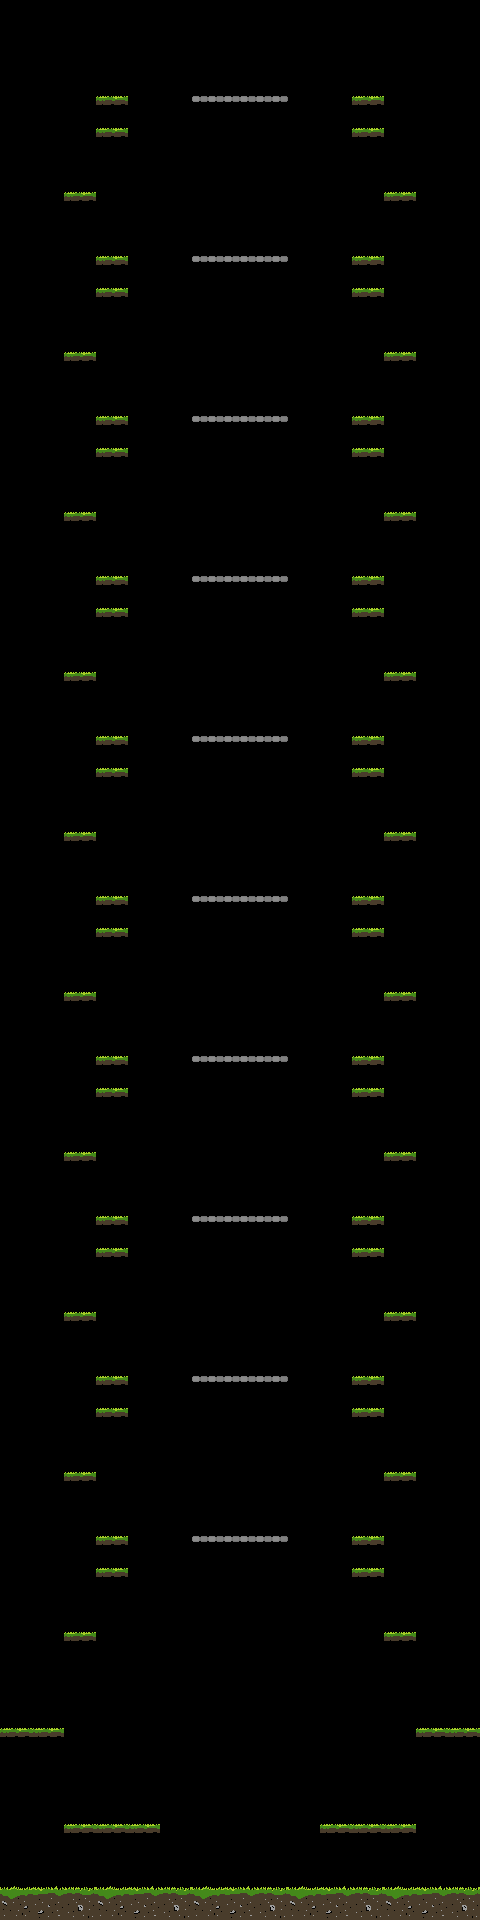

A 2D game scene composited from a Tiled map and its tileset images. What follows is a short description and the map's XML, with every tile layer's data as written:
An orthogonal 15x60 tile map with 32x32 px tiles, 1 tile layer (Tile Layer 1) and 5 objects.

<map version="1.0" tiledversion="1.1.5" orientation="orthogonal" renderorder="right-down" width="15" height="60" tilewidth="32" tileheight="32" infinite="0" nextobjectid="1">
 <tileset firstgid="1" name="leaper_tiles" tilewidth="32" tileheight="32" tilecount="10" columns="5">
  <image source="leaper_tiles.png" width="160" height="64" />
  <tile id="3">
   <objectgroup draworder="index">
    <object id="1" x="0" y="0" width="32" height="9" />
   </objectgroup>
  </tile>
  <tile id="4">
   <objectgroup draworder="index">
    <object id="1" x="0" y="0" width="32" height="6" />
   </objectgroup>
  </tile>
  <tile id="5">
   <objectgroup draworder="index">
    <object id="1" x="0" y="0" width="32" height="32" />
   </objectgroup>
  </tile>
  <tile id="6">
   <objectgroup draworder="index">
    <object id="1" x="0" y="0" width="32" height="32" />
   </objectgroup>
  </tile>
  <tile id="7">
   <objectgroup draworder="index">
    <object id="1" x="0" y="0" width="32" height="32" />
   </objectgroup>
  </tile>
 </tileset>
 <layer name="Tile Layer 1" width="15" height="60">
  <data encoding="csv">
0,0,0,0,0,0,0,0,0,0,0,0,0,0,0,
0,0,0,0,0,0,0,0,0,0,0,0,0,0,0,
0,0,0,0,0,0,0,0,0,0,0,0,0,0,0,
0,0,0,4,0,0,5,5,5,0,0,4,0,0,0,
0,0,0,4,0,0,0,0,0,0,0,4,0,0,0,
0,0,0,0,0,0,0,0,0,0,0,0,0,0,0,
0,0,4,0,0,0,0,0,0,0,0,0,4,0,0,
0,0,0,0,0,0,0,0,0,0,0,0,0,0,0,
0,0,0,4,0,0,5,5,5,0,0,4,0,0,0,
0,0,0,4,0,0,0,0,0,0,0,4,0,0,0,
0,0,0,0,0,0,0,0,0,0,0,0,0,0,0,
0,0,4,0,0,0,0,0,0,0,0,0,4,0,0,
0,0,0,0,0,0,0,0,0,0,0,0,0,0,0,
0,0,0,4,0,0,5,5,5,0,0,4,0,0,0,
0,0,0,4,0,0,0,0,0,0,0,4,0,0,0,
0,0,0,0,0,0,0,0,0,0,0,0,0,0,0,
0,0,4,0,0,0,0,0,0,0,0,0,4,0,0,
0,0,0,0,0,0,0,0,0,0,0,0,0,0,0,
0,0,0,4,0,0,5,5,5,0,0,4,0,0,0,
0,0,0,4,0,0,0,0,0,0,0,4,0,0,0,
0,0,0,0,0,0,0,0,0,0,0,0,0,0,0,
0,0,4,0,0,0,0,0,0,0,0,0,4,0,0,
0,0,0,0,0,0,0,0,0,0,0,0,0,0,0,
0,0,0,4,0,0,5,5,5,0,0,4,0,0,0,
0,0,0,4,0,0,0,0,0,0,0,4,0,0,0,
0,0,0,0,0,0,0,0,0,0,0,0,0,0,0,
0,0,4,0,0,0,0,0,0,0,0,0,4,0,0,
0,0,0,0,0,0,0,0,0,0,0,0,0,0,0,
0,0,0,4,0,0,5,5,5,0,0,4,0,0,0,
0,0,0,4,0,0,0,0,0,0,0,4,0,0,0,
0,0,0,0,0,0,0,0,0,0,0,0,0,0,0,
0,0,4,0,0,0,0,0,0,0,0,0,4,0,0,
0,0,0,0,0,0,0,0,0,0,0,0,0,0,0,
0,0,0,4,0,0,5,5,5,0,0,4,0,0,0,
0,0,0,4,0,0,0,0,0,0,0,4,0,0,0,
0,0,0,0,0,0,0,0,0,0,0,0,0,0,0,
0,0,4,0,0,0,0,0,0,0,0,0,4,0,0,
0,0,0,0,0,0,0,0,0,0,0,0,0,0,0,
0,0,0,4,0,0,5,5,5,0,0,4,0,0,0,
0,0,0,4,0,0,0,0,0,0,0,4,0,0,0,
0,0,0,0,0,0,0,0,0,0,0,0,0,0,0,
0,0,4,0,0,0,0,0,0,0,0,0,4,0,0,
0,0,0,0,0,0,0,0,0,0,0,0,0,0,0,
0,0,0,4,0,0,5,5,5,0,0,4,0,0,0,
0,0,0,4,0,0,0,0,0,0,0,4,0,0,0,
0,0,0,0,0,0,0,0,0,0,0,0,0,0,0,
0,0,4,0,0,0,0,0,0,0,0,0,4,0,0,
0,0,0,0,0,0,0,0,0,0,0,0,0,0,0,
0,0,0,4,0,0,5,5,5,0,0,4,0,0,0,
0,0,0,4,0,0,0,0,0,0,0,4,0,0,0,
0,0,0,0,0,0,0,0,0,0,0,0,0,0,0,
0,0,4,0,0,0,0,0,0,0,0,0,4,0,0,
0,0,0,0,0,0,0,0,0,0,0,0,0,0,0,
0,0,0,0,0,0,0,0,0,0,0,0,0,0,0,
4,4,0,0,0,0,0,0,0,0,0,0,0,4,4,
0,0,0,0,0,0,0,0,0,0,0,0,0,0,0,
0,0,0,0,0,0,0,0,0,0,0,0,0,0,0,
0,0,4,4,4,0,0,0,0,0,4,4,4,0,0,
1,2,3,1,2,3,1,2,3,1,2,3,1,2,3,
6,7,8,6,7,8,6,7,8,6,7,8,6,7,8
</data>
 </layer>
</map>